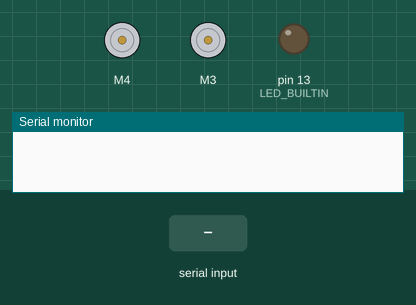
Recording of a sketch running on a simulated Arduino Uno, built with avr-gcc and run on an emulated ATmega328P. Parts: 2 × DC motor (green arrow = forward, orange = backward, longer = faster), output pins drawn as LEDs (lit = HIGH), the last lines printed to the serial monitor. The inputs (shaded band) are chosen by the test bench.

Above: at 1.2 s.
1.3 s: "30,150\n" received over Serial
At 1.7 s:
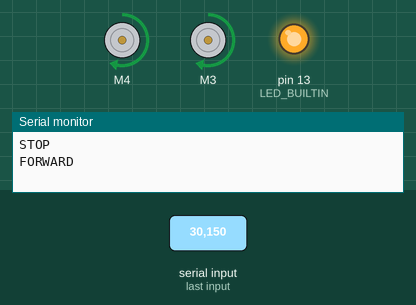
3.3 s: "1\n" received over Serial
At 4.5 s:
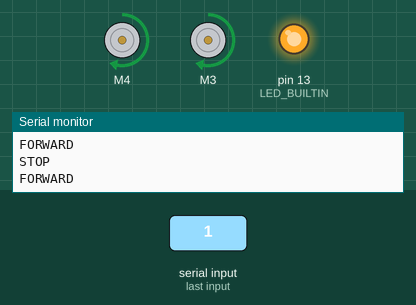
4.8 s: "90,45\n" received over Serial
At 5.7 s:
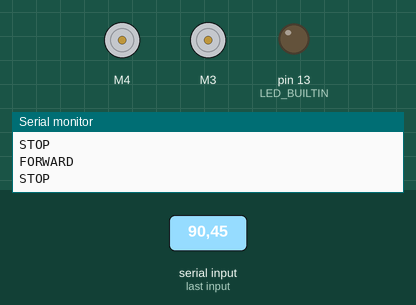
Timing chart, 0 to 7.8 s (numbered marks = the images above; inputs shaded):
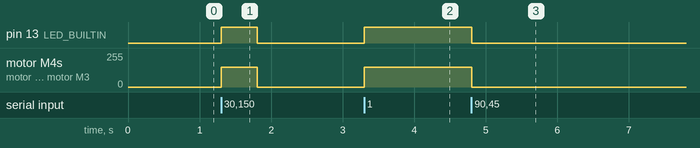

The sketch:

serial_communication_test.ino.ino
```cpp
#include <Wire.h>
#include <Adafruit_MotorShield.h>
#include "utility/Adafruit_MS_PWMServoDriver.h"


Adafruit_MotorShield AFMS = Adafruit_MotorShield();

Adafruit_DCMotor *leftMotor = AFMS.getMotor(3);
Adafruit_DCMotor *rightMotor = AFMS.getMotor(4);

int LED = 13;

void setup() {
  // put your setup code here, to run once:


  AFMS.begin();
  Serial.begin(9600);
  pinMode(LED_BUILTIN, OUTPUT);

}

void loop() {
  // put your main code here, to run repeatedly:

  //Have arduino wait for input
  while(Serial.available() == 0);

  //Read input
  int val = Serial.read() - '0';


  //Press 1 for LED ON, MOTORS FORWARD
  if (val == 1)
  {
    leftMotor->setSpeed(150);
    leftMotor ->run(FORWARD);
    rightMotor->setSpeed(150);
    rightMotor ->run(FORWARD);
    Serial.println("FORWARD");
    digitalWrite(LED_BUILTIN, HIGH);
    delay(500);

  }
  //Press 0 for LED off, MOTORS OFF
  if (val == 0)
  {
    rightMotor->run(RELEASE);
    leftMotor->run(RELEASE);
    Serial.println("STOP");
    digitalWrite(LED_BUILTIN, LOW);
  }
}
```

Measured:
- after the input at 1.3 s, pin 13 (LED_BUILTIN): LOW → HIGH at once, → LOW 0.50 s later; motor M4, motor M3: stopped → forward 150/255 at once, → stopped 0.50 s later
- after the input at 3.3 s, pin 13 (LED_BUILTIN): LOW → HIGH at once; motor M4, motor M3: stopped → forward 150/255 at once
- after the input at 4.8 s, pin 13 (LED_BUILTIN): HIGH → LOW at once; motor M4, motor M3: forward 150/255 → stopped at once
